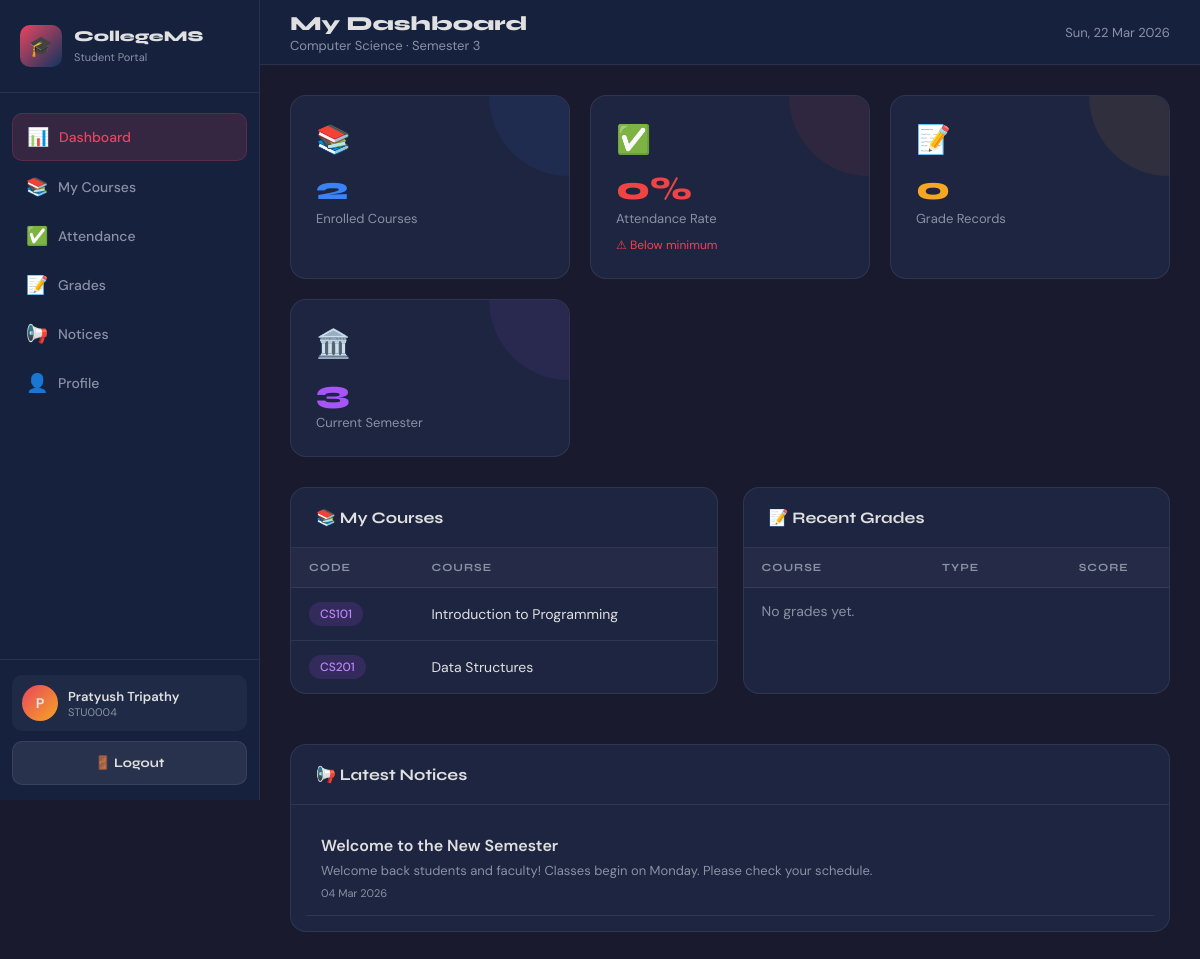
/student/dashboard.php (signed in), run on the app's committed database.
### tables this page shows
CREATE TABLE students (
  id INT AUTO_INCREMENT PRIMARY KEY,
  user_id INT NULL,
  student_id VARCHAR(20) NOT NULL UNIQUE,
  name VARCHAR(100) NOT NULL,
  email VARCHAR(100) NOT NULL UNIQUE,
  phone VARCHAR(20),
  dob DATE,
  gender ENUM('Male','Female','Other'),
  address TEXT,
  department_id INT NULL,
  semester INT NOT NULL DEFAULT 1,
  admission_year YEAR,
  status ENUM('Active','Inactive','Graduated') NOT NULL DEFAULT 'Active',
  photo VARCHAR(255),
  created_at TIMESTAMP DEFAULT CURRENT_TIMESTAMP,
  CONSTRAINT fk_students_user FOREIGN KEY (user_id) REFERENCES users(id) ON DELETE SET NULL,
  CONSTRAINT fk_students_dept FOREIGN KEY (department_id) REFERENCES departments(id) ON DELETE SET NULL,
  INDEX idx_students_dept (department_id),
  INDEX idx_students_status (status)
);

CREATE TABLE departments (
  id INT AUTO_INCREMENT PRIMARY KEY,
  name VARCHAR(100) NOT NULL UNIQUE,
  code VARCHAR(20) NOT NULL UNIQUE,
  head_name VARCHAR(100),
  created_at TIMESTAMP DEFAULT CURRENT_TIMESTAMP
);

CREATE TABLE courses (
  id INT AUTO_INCREMENT PRIMARY KEY,
  course_code VARCHAR(20) NOT NULL UNIQUE,
  course_name VARCHAR(150) NOT NULL,
  department_id INT NULL,
  faculty_id INT NULL,
  semester INT NOT NULL DEFAULT 1,
  credits INT NOT NULL DEFAULT 3,
  created_at TIMESTAMP DEFAULT CURRENT_TIMESTAMP,
  CONSTRAINT fk_courses_dept FOREIGN KEY (department_id) REFERENCES departments(id) ON DELETE SET NULL,
  CONSTRAINT fk_courses_faculty FOREIGN KEY (faculty_id) REFERENCES faculty(id) ON DELETE SET NULL,
  INDEX idx_courses_dept (department_id),
  INDEX idx_courses_faculty (faculty_id)
);

CREATE TABLE notices (
  id INT AUTO_INCREMENT PRIMARY KEY,
  title VARCHAR(200) NOT NULL,
  content TEXT NOT NULL,
  posted_by INT NULL,
  target_role ENUM('all','student','faculty') NOT NULL DEFAULT 'all',
  created_at TIMESTAMP DEFAULT CURRENT_TIMESTAMP,
  CONSTRAINT fk_notice_user FOREIGN KEY (posted_by) REFERENCES users(id) ON DELETE SET NULL,
  INDEX idx_notice_target (target_role),
  INDEX idx_notice_date (created_at)
);

### includes/auth.php (called while the page is built, shortened)
<?php
function e($value): string {
    return htmlspecialchars((string)$value, ENT_QUOTES, 'UTF-8');
}
?>

### student/dashboard.php (the view, shortened to what this page needs)
<?php
require_once '../includes/db.php';
require_once '../includes/auth.php';
$user_id = (int)($_SESSION['user_id'] ?? 0);
$stmt = mysqli_prepare($conn, "
    SELECT s.*, d.name as dept_name
    FROM students s
    LEFT JOIN departments d ON s.department_id = d.id
    WHERE s.user_id = ?
    LIMIT 1
");
mysqli_stmt_bind_param($stmt, "i", $user_id);
mysqli_stmt_execute($stmt);
$student = mysqli_fetch_assoc(mysqli_stmt_get_result($stmt));
$student_pk = (int)$student['id'];
$stmt = mysqli_prepare($conn, "
    SELECT
        COUNT(*) as total,
        SUM(status='Present') as present,
        SUM(status='Absent') as absent
    FROM attendance
    WHERE student_id = ?
");
mysqli_stmt_bind_param($stmt, "i", $student_pk);
mysqli_stmt_execute($stmt);
$att = mysqli_fetch_assoc(mysqli_stmt_get_result($stmt)) ?: ['total'=>0,'present'=>0,'absent'=>0];
$att_total = (int)($att['total'] ?? 0);
$att_present = (int)($att['present'] ?? 0);
$att_pct = $att_total > 0 ? round(($att_present / $att_total) * 100) : 0;
$stmt = mysqli_prepare($conn, "SELECT COUNT(*) AS cnt FROM enrollments WHERE student_id=?");
mysqli_stmt_bind_param($stmt, "i", $student_pk);
mysqli_stmt_execute($stmt);
$enrolled_count = (int)(mysqli_fetch_assoc(mysqli_stmt_get_result($stmt))['cnt'] ?? 0);
$stmt = mysqli_prepare($conn, "SELECT COUNT(*) AS cnt FROM grades WHERE student_id=?");
mysqli_stmt_bind_param($stmt, "i", $student_pk);
mysqli_stmt_execute($stmt);
$grades_count = (int)(mysqli_fetch_assoc(mysqli_stmt_get_result($stmt))['cnt'] ?? 0);
$stmt = mysqli_prepare($conn, "
    SELECT c.course_code, c.course_name, c.credits, f.name as faculty_name
    FROM enrollments e
    JOIN courses c ON e.course_id = c.id
    LEFT JOIN faculty f ON c.faculty_id = f.id
    WHERE e.student_id = ?
    ORDER BY c.course_code
");
mysqli_stmt_bind_param($stmt, "i", $student_pk);
mysqli_stmt_execute($stmt);
$courses = mysqli_stmt_get_result($stmt);
$stmt = mysqli_prepare($conn, "
    SELECT g.marks_obtained, g.total_marks, g.grade, g.exam_type, c.course_code, c.course_name
    FROM grades g
    JOIN courses c ON g.course_id = c.id
    WHERE g.student_id = ?
    ORDER BY g.created_at DESC
    LIMIT 5
");
mysqli_stmt_bind_param($stmt, "i", $student_pk);
mysqli_stmt_execute($stmt);
$grades = mysqli_stmt_get_result($stmt);
$stmt = mysqli_prepare($conn, "
    SELECT n.title, n.content, n.created_at, u.name as author
    FROM notices n
    LEFT JOIN users u ON n.posted_by = u.id
    WHERE n.target_role IN ('all','student')
    ORDER BY n.created_at DESC
    LIMIT 5
");
mysqli_stmt_execute($stmt);
$notices = mysqli_stmt_get_result($stmt);
?>
<!DOCTYPE html>
<html lang="en">
<head>
    <link rel="stylesheet" href="../css/style.css">
</head>
<body>
<div class="dashboard-layout">
    <aside class="sidebar" id="sidebar">
        <div class="sidebar-header">
            <div class="logo-icon">🎓</div>
            <div><h3>CollegeMS</h3><span>Student Portal</span></div>
        </div>
        <nav class="sidebar-nav">
            <a href="dashboard.php"  class="nav-link active"><span class="nav-icon">📊</span> Dashboard</a>
            <a href="courses.php"    class="nav-link"><span class="nav-icon">📚</span> My Courses</a>
            <a href="attendance.php" class="nav-link"><span class="nav-icon">✅</span> Attendance</a>
            <a href="grades.php"     class="nav-link"><span class="nav-icon">📝</span> Grades</a>
            <a href="notices.php"    class="nav-link"><span class="nav-icon">📢</span> Notices</a>
            <a href="profile.php"    class="nav-link"><span class="nav-icon">👤</span> Profile</a>
        </nav>
        <div class="sidebar-footer">
            <div class="user-info">
                <div class="user-avatar"><?= e(strtoupper(substr($_SESSION['user_name'] ?? 'S', 0, 1))) ?></div>
                <div>
                    <div class="user-name"><?= e($_SESSION['user_name'] ?? 'Student') ?></div>
                    <div class="user-role"><?= e($student['student_id']) ?></div>
                </div>
            </div>
            <a href="logout.php" class="btn btn-secondary" style="width:100%; font-size:13px;">🚪 Logout</a>
        </div>
    </aside>
    <div class="main-content">
        <header class="topbar">
            <div style="display:flex; align-items:center; gap:15px;">
                <div class="topbar-title">
                    <h1>My Dashboard</h1>
                    <p><?= e($student['dept_name'] ?? '') ?> · Semester <?= (int)$student['semester'] ?></p>
                </div>
            </div>
            <div class="topbar-right">
                <div style="font-size:13px; color:var(--text-muted)"><?= date('D, d M Y') ?></div>
            </div>
        </header>
        <div class="page-content">
            <div class="stats-grid">
                <div class="stat-card" style="--stat-color:#3b82f6">
                    <div class="stat-icon">📚</div>
                    <div class="stat-value"><?= $enrolled_count ?></div>
                    <div class="stat-label">Enrolled Courses</div>
                </div>
                <div class="stat-card" style="--stat-color:<?= $att_pct >= 75 ? '#22c55e' : '#ef4444' ?>">
                    <div class="stat-icon">✅</div>
                    <div class="stat-value"><?= $att_pct ?>%</div>
                    <div class="stat-label">Attendance Rate</div>
                    <div class="stat-change" style="color:<?= $att_pct >= 75 ? 'var(--success)' : 'var(--danger)' ?>">
                        <?= $att_pct >= 75 ? '✓ Good standing' : '⚠ Below minimum' ?>
                    </div>
                </div>
                <div class="stat-card" style="--stat-color:#f5a623">
                    <div class="stat-icon">📝</div>
                    <div class="stat-value"><?= $grades_count ?></div>
                    <div class="stat-label">Grade Records</div>
                </div>
                <div class="stat-card" style="--stat-color:#a855f7">
                    <div class="stat-icon">🏛️</div>
                    <div class="stat-value"><?= (int)$student['semester'] ?></div>
                    <div class="stat-label">Current Semester</div>
                </div>
            </div>
            <div style="display:grid; grid-template-columns:1fr 1fr; gap:25px;">
                <div class="card">
                    <div class="card-header"><h3>📚 My Courses</h3></div>
                    <div class="table-responsive">
                        <table>
                            <thead><tr><th>Code</th><th>Course</th><th>Faculty</th><th>Cr</th></tr></thead>
                            <tbody>
                                <?php $hasCourses = false; while ($c = mysqli_fetch_assoc($courses)): $hasCourses = true; ?>
                                <tr>
                                    <td><span class="chip chip-purple"><?= e($c['course_code']) ?></span></td>
                                    <td><?= e($c['course_name']) ?></td>
                                    <td style="font-size:12px; color:var(--text-muted)"><?= e($c['faculty_name'] ?? '—') ?></td>
                                </tr>
                                <?php endwhile; ?>
                            </tbody>
                        </table>
                    </div>
                </div>
                <div class="card">
                    <div class="card-header"><h3>📝 Recent Grades</h3></div>
                    <div class="table-responsive">
                        <table>
                            <thead><tr><th>Course</th><th>Type</th><th>Score</th><th>Grade</th></tr></thead>
                            <tbody>
                                <?php $hasGrades = false; while ($g = mysqli_fetch_assoc($grades)): $hasGrades = true;
                                    $pct = ($g['total_marks'] > 0) ? round(($g['marks_obtained'] / $g['total_marks']) * 100) : 0;
                                    $chip = $pct >= 70 ? 'chip-success' : ($pct >= 50 ? 'chip-warning' : 'chip-danger');
                                ?>
                                <tr>
                                    <td><span class="chip chip-purple"><?= e($g['course_code']) ?></span></td>
                                    <td style="font-size:12px"><?= e($g['exam_type']) ?></td>
                                    <td><?= e($g['marks_obtained']) ?>/<?= e($g['total_marks']) ?></td>
                                    <td><span class="chip <?= $chip ?>" style="font-weight:800"><?= e($g['grade']) ?></span></td>
                                </tr>
                                <?php endwhile; ?>
                                <?php if (!$hasGrades): ?>
                                <tr><td colspan="4" style="color:var(--text-muted);">No grades yet.</td></tr>
                                <?php endif; ?>
                            </tbody>
                        </table>
                    </div>
                </div>
            </div>
            <div class="card" style="margin-top:25px;">
                <div class="card-header"><h3>📢 Latest Notices</h3></div>
                <div class="card-body" style="padding:15px;">
                    <?php $hasNotices = false; while ($n = mysqli_fetch_assoc($notices)): $hasNotices = true; ?>
                    <div style="padding:15px; border-bottom:1px solid var(--border);">
                        <div style="font-weight:600; margin-bottom:5px;"><?= e($n['title']) ?></div>
                        <div style="font-size:13px; color:var(--text-muted); margin-bottom:5px; line-height:1.5">
                            <?= e(mb_strimwidth($n['content'], 0, 200, '...')) ?>
                        </div>
                        <div style="font-size:11px; color:var(--text-muted)"><?= date('d M Y', strtotime($n['created_at'])) ?></div>
                    </div>
                    <?php endwhile; ?>
                </div>
            </div>
        </div>
    </div>
</div>
</body>
</html>

### data on the page
students: student "STU0004", department.name "Computer Science", semester "3"
courses: course_code "CS101", course_name "Introduction to Programming"
courses: course_code "CS201", course_name "Data Structures"
notices: title "Welcome to the New Semester", content "Welcome back students and faculty! Classes begin on Monday. Please check your schedule.", created_at "04 Mar 2026"

### other printed values
substr($_SESSION['user_name'] ?? 'S', 0, 1) "P"
$_SESSION['user_name'] "Pratyush Tripathy"
$enrolled_count "2"
$att_pct "0"
$grades_count "0"
